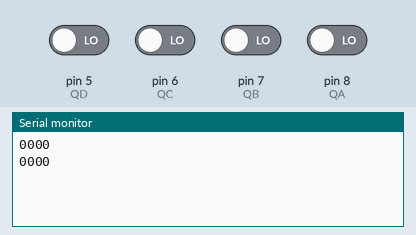
Bench run of a sketch on a simulated Arduino Uno, built with avr-gcc and run on an emulated ATmega328P. Shown: the last lines printed to the serial monitor. The inputs (shaded band) are chosen by the test bench; at power-on: pin 5 (QD), pin 6 (QC), pin 7 (QB), pin 8 (QA) LOW.

Above: at 1.2 s.
1.3 s: pin 5 (QD) driven HIGH
At 2.6 s:
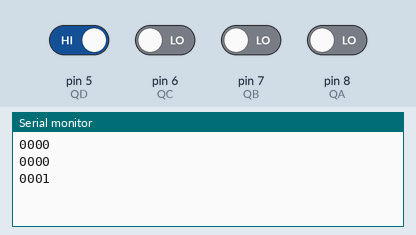
2.8 s: pin 6 (QC) driven HIGH
At 3.9 s:
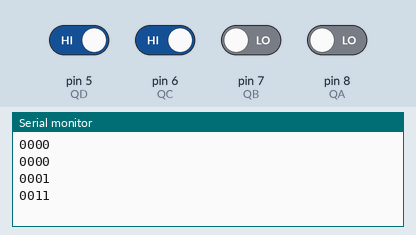
4.3 s: pin 7 (QB) driven HIGH
At 5.5 s:
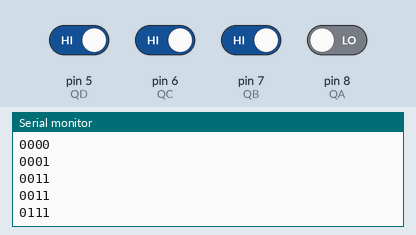
5.8 s: pin 8 (QA) driven HIGH
At 6.9 s:
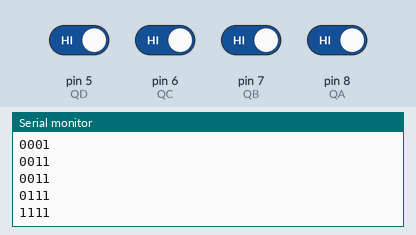
7.3 s: pin 5 (QD) driven LOW
At 8.6 s:
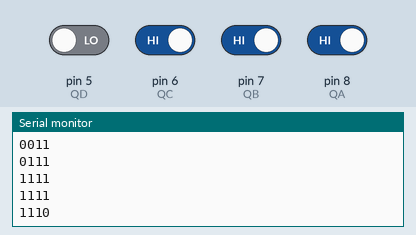
8.8 s: pin 6 (QC) driven LOW
At 9.8 s:
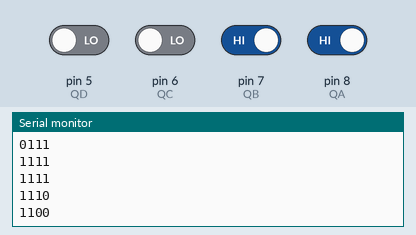
Timing chart, 0 to 11.3 s (numbered marks = the images above; inputs shaded):
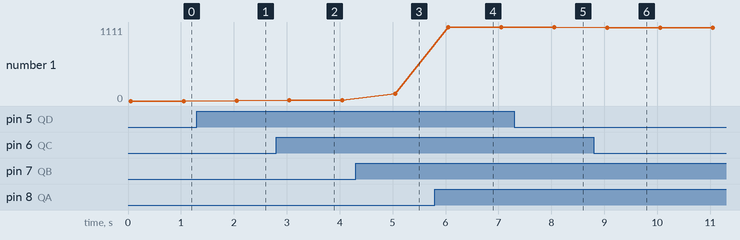

Measured:
- after the input at 1.3 s, the serial monitor: prints a new line after 0.75 s (image 1)
- after the input at 2.8 s, the serial monitor: prints a new line after 0.25 s (image 2)
- after the input at 4.3 s, the serial monitor: prints a new line after 0.75 s (image 3)
- after the input at 5.8 s, the serial monitor: prints a new line after 0.25 s (image 4)
- after the input at 7.3 s, the serial monitor: prints a new line after 0.75 s (image 5)
- after the input at 8.8 s, the serial monitor: prints a new line after 0.25 s (image 6)
- plotted number 1: 0 → 1 after the input at 1.3 s, 1 → 11 after the input at 2.8 s, 11 → 111 after the input at 4.3 s, 111 → 1111 after the input at 5.8 s, 1111 → 1110 after the input at 7.3 s

The sketch:

test_counter.ino
```cpp
const int pin_CLK = 9;
const int reset_bar = 10;
const int QA = 8;
const int QB = 7;
const int QC = 6;
const int QD = 5;


void setup() {
  // put your setup code here, to run once:
Serial.begin(9600);

pinMode(pin_CLK, OUTPUT);
pinMode(reset_bar, OUTPUT);
pinMode(QA, INPUT);
pinMode(QB, INPUT);
pinMode(QC, INPUT);
pinMode(QD, INPUT);

digitalWrite(pin_CLK, LOW);
delay(50);
digitalWrite(reset_bar, HIGH);
}

void loop() {
  // put your main code here, to run repeatedly:

digitalWrite(pin_CLK, LOW);
digitalWrite(pin_CLK, HIGH);

int val = digitalRead(QA);
Serial.print(val);
val = digitalRead(QB);
Serial.print(val);
val = digitalRead(QC);
Serial.print(val);
val = digitalRead(QD);
Serial.println(val);
delay(1000);

}
```
